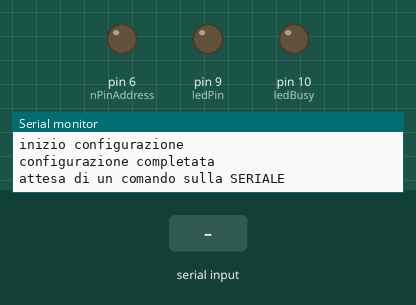
Recording of a sketch running on a simulated Arduino Uno, built with avr-gcc and run on an emulated ATmega328P. Shown: output pins drawn as LEDs (lit = HIGH), the last lines printed to the serial monitor. Inputs (shaded band) come from the test bench.

Above: at 1.2 s.
1.3 s: "1\n" received over Serial
At 1.7 s:
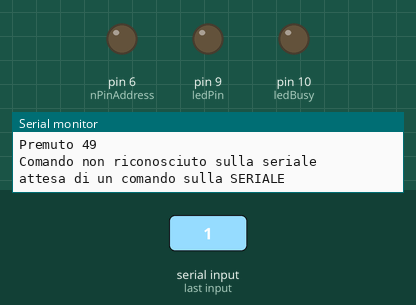
2.8 s: byte 255 (0b11111111) received over Serial
At 3.9 s:
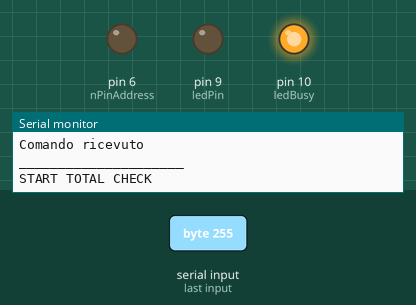
Timing chart, 0 to 5.8 s (numbered marks = the images above; inputs shaded):
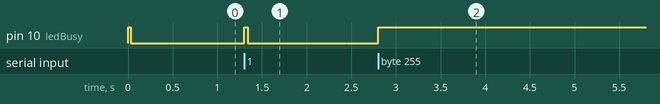

Measured:
- after the input at 1.3 s, pin 10 (ledBusy): LOW → HIGH at once, → LOW 0.04 s later
- after the input at 2.8 s, pin 10 (ledBusy): LOW → HIGH at once

The sketch:

Firmware.ino
```cpp
/*
  Tester.ino - wiring tester.
  Created by A. Ricci, January 18, 2020.
  Released into the public domain.
*/
#include "Tester.h"
#include <string.h>

/*
#include "stdafx.h"
#include <iostream>
*/
Tester tester;
bool err;   //flag attivo con anomalia

void setup() {
  // put your setup code here, to run once:
  err=false;    //nessuma anomalia
  tester.setBusy();
  Serial.begin(9600);
  Serial.print("SETUP OK\n");
  // condigurazioni di default
  setConfig(tester,0,0);
  setSingleAddress(tester,0,true);
  setSingleAddress(tester,0,false);
}

void loop() {
  // put there a while loop that waits for serial data with nPin_DEMUX e nPin_MUX
  bool newData = false;
  uint8_t byte1;
  uint8_t nPinConn1;
  uint8_t nPinConn2;
  uint8_t addr;
  //bool boolMatrix[100][100];

  Serial.print("attesa di un comando sulla SERIALE\n");
  serialFlushBuffer();
  uint8_t k=0;
  //ATTENDI PER IL COMANDO
  while(!newData){
    if(Serial.available() > 0){
      byte1 = Serial.read();
      newData=true;
      Serial.print("Comando ricevuto\n");
      // do i need to clear Serial buffer?
    }
    else{
      tester.setFree(); //spenge il led per far vedere che non è occupato
      //delay(500);
      //if(k == 10){
        //k=0;
        //Serial.print("Nessuna operazione comandata\n");
      //}
      //k++;
    }
  }
  tester.setBusy();
  newData = false;

  //boolMatrix = checkContinuity(nPinConn1, nPinConn2, tester);

        // this costructor need to accept npin in parameter. Tester tester(nPinConn1,nPinConn2);
  switch (byte1)
  {
    /*
  case 0b10000000:  // config
    Serial.print("send config");
    nPinConn1 = Serial.read();
    nPinConn2 = Serial.read();
    setConfig(tester, nPinConn1, nPinConn2);
    // IN TEORIA QUI DOVREI LEGGERE DUE BYTE E SCIVERE QUEI VALORI IN NPIN E IN EEPROM
    break;
  case 97:  // config per provarlo dalla seriale 97=a in ASCII
    Serial.print("a case");
    setConfig(tester,10,10);
    setSingleAddress(tester,0,false);
    tester.testWire();
    delay(1000);
    setSingleAddress(tester,0,true);
    tester.testWire();
    delay(1000);
    setSingleAddress(tester,2,false);
    tester.testWire();
    delay(1000);
    setSingleAddress(tester,2,true);
    tester.testWire();
    delay(2000);
    // IN TEORIA QUI DOVREI LEGGERE DUE BYTE E SCIVERE QUEI VALORI IN NPIN E IN EEPROM
    break;
  case 0b10000010:  // sendSingleAddress
  {
    Serial.print("send single address");
    // QUI DOVREI LEGGERE UN BYTE, VEDERE SE L 8AVO BIT è UNO E SE è UNO SETTO ADDRESS MUX ALTRIMENTI SETTO ADDRESS DEMUX
    /* se && con maschera ==1 allora setta il mux con l address altrimenti setta il demux*//*
    uint8_t _single_addr = Serial.read(); //indirizzo da settare
    uint8_t _conn = Serial.read();        //byte contente l'informazione relativa a quale dei due connettori si stà facendo oriferimento
    //SETTA MUX O DEMUX IN FUNZIONE DEI 2 BYTE RICEVUTI
    if(_conn == 0b00001111){              // se contiene 0x0F allora è il MUX/DEMUX da settare
      setSingleAddress(tester,_single_addr,true);   // OCCHIO  a true e false MUX/DEMUX
    }
    else if (_conn == 0b11110000)
    {
      setSingleAddress(tester,_single_addr,false);
    }
    else{
      err = true;
    }
    break;
  }
  case 0b10000100:  // sendEachAddress
  {
    Serial.print("send double address");
    uint8_t _addr1 = Serial.read();
    uint8_t _addr2 = Serial.read();
    setSingleAddress(tester, _addr1, true);
    setSingleAddress(tester, _addr2, false);
    break;
  }'''
  case 0b10010000:
    Serial.print("single check");
    setSingleAddress(tester, 0, true);
    setSingleAddress(tester, 0, false);
    bool _check = tester.testWire();
    if(_check == true){
      Serial.write(0b10010000);
      Serial.write(0b00001111);
    }
    else{
      Serial.write(0b10010000);
      Serial.write(0b00000001);
    }

    break;*/
  case 0b11111111:  // totalCheck
    {
      Serial.print("_____________________\n");
      Serial.print("START TOTAL CHECK\n");
      _delay_ms(10);
      // legge e risponde con il nome del primo connettore
      while(true){
        if(Serial.available() > 0){
          Serial.print("conn1:\t");
          Serial.print(Serial.readStringUntil('\n'));
          break;
          // do i need to clear Serial buffer?
        }
      }
      Serial.print('\n');
      // legge e risponde con il nome del secondo connettore
      while(true){
        if(Serial.available() > 0){
          Serial.print("conn2:\t");
          Serial.print(Serial.readStringUntil('\n'));
          break;
          // do i need to clear Serial buffer?
        }
      }
      Serial.print("\n");
      while(true){
        if(Serial.available() > 0){
          nPinConn1 = Serial.read();
          break;
          // do i need to clear Serial buffer?
        }
      }
      while(true){
        if(Serial.available() > 0){
          nPinConn2 = Serial.read();
          break;
          // do i need to clear Serial buffer?
        }
      }
      Serial.print("nPin1\t");
      Serial.print(nPinConn1);
      Serial.print("\n");
      Serial.print("nPin2\t");
      Serial.print(nPinConn2);
      Serial.print("\n");

      Serial.print("Connection Matrix:\n");
      for(int i=0; i<nPinConn1; i++){
        setSingleAddress(tester, i, true);
        for(int j=0; j<nPinConn2; j++){
          setSingleAddress(tester, j, false);
          _delay_ms(100);
          if(tester.testWire()==true){
            Serial.print("1");
            if(j<nPinConn2-1){
              Serial.print("-");
            }
            //Serial.write(0b11111111);
            //Serial.write(0b00001111);
          }
          else{
            Serial.print("0");
            if(j<nPinConn2-1){
              Serial.print("-");
            }
            //Serial.write(0b11111111);
            //Serial.write(0b00000001);
          }
          //boolMatrix[i][j] = tester.testWire();
        }
        Serial.print("\n");
      }
      /*
      for(int i=0; i<nPinConn1; i++){
        for(int j=0; j<nPinConn2; j++){
          if(boolMatrix[i][j]==true){
            Serial.print(i);
          }
          else{
            Serial.print(j);
          }
        }*/
      Serial.print("END TOTAL CHECK\n");
      Serial.print("_____________________\n");
    }
    break;
  default:
    err = true;
    Serial.print("Premuto ");
    Serial.print(byte1);
    Serial.print("\n");
    Serial.print("Comando non riconosciuto sulla seriale\n");
    break;
  }

}

void setConfig(Tester _tester,uint8_t _nPin1, uint8_t _nPin2){
   Serial.print("inizio configurazione\n");
  _tester.setNPinConn1(_nPin1);
  _tester.setNPinConn2(_nPin2);
  Serial.print("configurazione completata\n");
}

void setSingleAddress(Tester _tester, int _addr, bool _MUXflag){
  if (_MUXflag){
    _tester.setMUX(_addr);
  }
  else{
    _tester.setDEMUX(_addr);
  }
}

void serialFlushBuffer()
{
  while (Serial.read() >= 0)
   ; // do nothing
}
```

Tester.cpp
```cpp
#include "Arduino.h"
#include "Tester.h"

Tester::Tester(){
  //SET PINMODE
  pinMode(IN_SIGNAL,INPUT_PULLUP);
  // set all the MUX_AX address pin output

  //int _nPinDEMUX = sizeof(_pinDEMUX);
  //int _nPinMUX = sizeof(_pinMUX);
  _nPinConn1 = 0;
  _nPinConn2 = 0;// questo valore andrebbe letto dalla EEPROM
  _busy = false;
  // setto tutti i pin degli address in uscita
  for( int i=0; i<_nPinDEMUX; i++){     // set address pin of DEMUX in output
    pinMode(_pinDEMUX[i],OUTPUT);
  }
  for( int i=0; i<_nPinMUX; i++){       // set address pin of MUX in output
    pinMode(_pinMUX[i],OUTPUT);
  }
  pinMode(IN_SIGNAL,INPUT_PULLUP);
  pinMode(ledPin,OUTPUT);
  pinMode(ledBusy,OUTPUT);
  // non c'è bisogno che setto il pin di lettura continuità come ingresso
}

void Tester::setBusy(){
  _busy = true;
  digitalWrite(ledBusy, true);
}

void Tester::setFree(){
  _busy = true;
  digitalWrite(ledBusy, false);
}

void Tester::setNPinConn1(int nPin){
  _nPinConn1 = nPin;
}
void Tester::setNPinConn2(int nPin){
  _nPinConn2 = nPin;
}

bool Tester::testWire() // check continuity between pre setted pins and pilot ledPin to show the result
{
  bool isConnected = false;
  int readedValue = digitalRead(IN_SIGNAL);
  if(readedValue==LOW){
    isConnected = true;
    digitalWrite(ledPin,HIGH);
  }else{
    digitalWrite(ledPin,LOW);
  }
  return isConnected;
}

void Tester::setDEMUX(int addr){   //READ HERE!!! here i can use DDRX and PORTX for assign port status immediatly or i can convert address in a sting that contain address in binary and compare single String index: String ad = String(addr,BIN), and then addr[i]=="0" or =="1"
  //Serial.print("\n\nSET DEMUX   \n\n");
  for( int i=0; i<_nPinDEMUX; i++)       // set address pin of MUX in output
  {
    if ((addr>>i) & 0b00000001==0b00000001) // (bitshift right x i ) AND with mask. !!! can i omit the last equality?
    {
      digitalWrite(_pinDEMUX[i],true);
      //Serial.print("true\n");
    }
    else
    {
      digitalWrite(_pinDEMUX[i],false);
      //Serial.print("false\n");
    }
  }
}

void Tester::setMUX(int addr){
 for(int i=0; i<_nPinMUX; i++)       // set address pin of MUX in output
  {
    if ((addr>>i) & 0b00000001==0b00000001) // (bitshift right x i ) AND with mask
    {
      digitalWrite(_pinMUX[i],true);
    }
    else
    {
      digitalWrite(_pinMUX[i],false);
    }
  }
}
```

Tester.h
```cpp
/*
  Tester.h - Library for control of wiring tester.
  Created by A. Ricci, January 18, 2020.
  Released into the public domain.
*/
#ifndef Tester_h
#define Tester_h

#define DEMUX_A0 2
#define DEMUX_A1 3
#define DEMUX_A2 4
#define DEMUX_A3 5
#define DEMUX_A4 6
#define DEMUX_A5 7

#define MUX_A0 A0
#define MUX_A1 A1
#define MUX_A2 A2
#define MUX_A3 A3
#define MUX_A4 A4
#define MUX_A5 A5

#define IN_SIGNAL 8     //26
#define nPinAddress 6
#define ledPin 9
#define ledBusy 10
#include "Arduino.h"


class Tester{
  public:
    Tester();                   //unique costructor
                                //METHODS
    bool testWire();            //test the selected continuity from adrres demux pin to addres mux pin
    void setDEMUX(int addr);    //set a determinate address for MUX/DEMUX
    void setMUX(int addr);
    void setNPinConn1(int nPin);  // numero di pin del connettore 2
    void setNPinConn2(int nPin);  // numero di pin del connettore 2
    void setBusy();
    void setFree();
    int getNPinConn1();  // numero di pin del connettore 2
    int getNPinConn2();  // numero di pin del connettore 2

    //void setMUX();
    //void incMUX();              //increment DEMUX/MUX but it's not so usefull
    //void incDEMUX();            //queste funzioni potrebbero essere private e comandate dal comando read
  private:
    bool _busy;
    int _nPinDEMUX = nPinAddress;               //numero dei pin fisici con i quali vengono comandati gli address
    int _nPinMUX = nPinAddress;
    int _nPinConn1;               // numero dei pin del connettore 1 sotto test
    int _nPinConn2;
    // qui non ho capito perchè non posso dichiarare il vettore e assegnarlo nel costruttore
    int _pinDEMUX[6] = {DEMUX_A0,DEMUX_A1,DEMUX_A2,DEMUX_A3,DEMUX_A4,DEMUX_A5};              // è possibile definirlo come costante?
    int _pinMUX[6] = {MUX_A0,MUX_A1,MUX_A2,MUX_A3,MUX_A4,MUX_A5};
};
#endif
```
